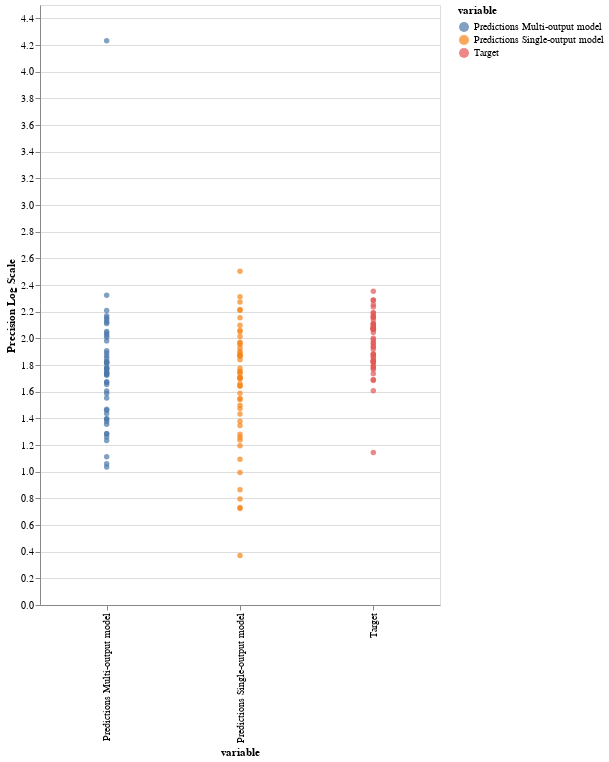

Here is the notebook cell this chart was saved with:
### Code cell
alt.Chart(single_multi_precision_df_f_id_1_melted).mark_circle().encode(
    x='variable:O',
    y='Precision Log Scale:Q',
    color = 'variable'
).properties(
    width = 400,
    height = 600
)

### Figure 1 — Vega-Lite specification as saved in the notebook (floating-point values rounded to 4 significant figures; data arrays with more than 128 entries replaced by an {"elided": "..."} marker saying what was removed)
{"config": {"view": {"continuousWidth": 400, "continuousHeight": 300}}, "data": {"name": "data-fb65047264ecb954623aeafab72bfb3f"}, "mark": "circle", "encoding": {"color": {"type": "nominal", "field": "variable"}, "x": {"type": "ordinal", "field": "variable"}, "y": {"type": "quantitative", "field": "Precision Log Scale"}}, "height": 600, "width": 400, "$schema": "https://vega.github.io/schema/vega-lite/v4.8.1.json", "datasets": {"data-fb65047264ecb954623aeafab72bfb3f": {"elided": "150 records"}}}
